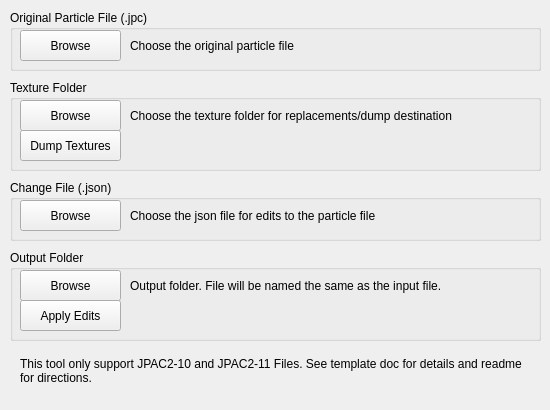
<?xml version="1.0" encoding="UTF-8"?>
<ui version="4.0">
 <class>MainWindow</class>
 <widget class="QMainWindow" name="MainWindow">
  <property name="geometry">
   <rect>
    <x>0</x>
    <y>0</y>
    <width>550</width>
    <height>410</height>
   </rect>
  </property>
  <property name="sizePolicy">
   <sizepolicy hsizetype="Fixed" vsizetype="Fixed">
    <horstretch>0</horstretch>
    <verstretch>0</verstretch>
   </sizepolicy>
  </property>
  <property name="minimumSize">
   <size>
    <width>550</width>
    <height>400</height>
   </size>
  </property>
  <property name="maximumSize">
   <size>
    <width>550</width>
    <height>410</height>
   </size>
  </property>
  <property name="windowTitle">
   <string>JPAC2 Editor</string>
  </property>
  <widget class="QWidget" name="centralwidget">
   <widget class="QGroupBox" name="original_file_gbox">
    <property name="geometry">
     <rect>
      <x>10</x>
      <y>10</y>
      <width>531</width>
      <height>61</height>
     </rect>
    </property>
    <property name="title">
     <string>Original Particle File (.jpc)</string>
    </property>
    <widget class="QPushButton" name="original_file_browse_btn">
     <property name="geometry">
      <rect>
       <x>10</x>
       <y>20</y>
       <width>101</width>
       <height>31</height>
      </rect>
     </property>
     <property name="text">
      <string>Browse</string>
     </property>
    </widget>
    <widget class="QLabel" name="original_file_label">
     <property name="geometry">
      <rect>
       <x>120</x>
       <y>20</y>
       <width>401</width>
       <height>31</height>
      </rect>
     </property>
     <property name="text">
      <string>Choose the original particle file</string>
     </property>
    </widget>
   </widget>
   <widget class="QGroupBox" name="texture_folder_gbox">
    <property name="geometry">
     <rect>
      <x>10</x>
      <y>80</y>
      <width>531</width>
      <height>91</height>
     </rect>
    </property>
    <property name="title">
     <string>Texture Folder</string>
    </property>
    <widget class="QPushButton" name="texture_folder_browse_btn">
     <property name="geometry">
      <rect>
       <x>10</x>
       <y>20</y>
       <width>101</width>
       <height>31</height>
      </rect>
     </property>
     <property name="text">
      <string>Browse</string>
     </property>
    </widget>
    <widget class="QPushButton" name="dump_textures_btn">
     <property name="geometry">
      <rect>
       <x>10</x>
       <y>50</y>
       <width>101</width>
       <height>31</height>
      </rect>
     </property>
     <property name="text">
      <string>Dump Textures</string>
     </property>
    </widget>
    <widget class="QLabel" name="texture_folder_label">
     <property name="geometry">
      <rect>
       <x>120</x>
       <y>20</y>
       <width>401</width>
       <height>31</height>
      </rect>
     </property>
     <property name="text">
      <string>Choose the texture folder for replacements/dump destination</string>
     </property>
    </widget>
    <widget class="QLabel" name="label_3">
     <property name="geometry">
      <rect>
       <x>240</x>
       <y>90</y>
       <width>401</width>
       <height>31</height>
      </rect>
     </property>
     <property name="text">
      <string>Choose the texture folder for replacements/dump destination</string>
     </property>
    </widget>
   </widget>
   <widget class="QGroupBox" name="change_file_gbox">
    <property name="geometry">
     <rect>
      <x>10</x>
      <y>180</y>
      <width>531</width>
      <height>61</height>
     </rect>
    </property>
    <property name="title">
     <string>Change File (.json)</string>
    </property>
    <widget class="QPushButton" name="change_file_browse_btn">
     <property name="geometry">
      <rect>
       <x>10</x>
       <y>20</y>
       <width>101</width>
       <height>31</height>
      </rect>
     </property>
     <property name="text">
      <string>Browse</string>
     </property>
    </widget>
    <widget class="QLabel" name="edit_file_label">
     <property name="geometry">
      <rect>
       <x>120</x>
       <y>20</y>
       <width>401</width>
       <height>31</height>
      </rect>
     </property>
     <property name="text">
      <string>Choose the json file for edits to the particle file</string>
     </property>
    </widget>
   </widget>
   <widget class="QGroupBox" name="ouput_folder_gbox">
    <property name="geometry">
     <rect>
      <x>10</x>
      <y>250</y>
      <width>531</width>
      <height>91</height>
     </rect>
    </property>
    <property name="title">
     <string>Output Folder</string>
    </property>
    <widget class="QPushButton" name="output_folder_browse_btn">
     <property name="geometry">
      <rect>
       <x>10</x>
       <y>20</y>
       <width>101</width>
       <height>31</height>
      </rect>
     </property>
     <property name="text">
      <string>Browse</string>
     </property>
    </widget>
    <widget class="QPushButton" name="apply_edits_btn">
     <property name="geometry">
      <rect>
       <x>10</x>
       <y>50</y>
       <width>101</width>
       <height>31</height>
      </rect>
     </property>
     <property name="text">
      <string>Apply Edits</string>
     </property>
    </widget>
    <widget class="QLabel" name="output_folder_label">
     <property name="geometry">
      <rect>
       <x>120</x>
       <y>20</y>
       <width>401</width>
       <height>31</height>
      </rect>
     </property>
     <property name="text">
      <string>Output folder. File will be named the same as the input file.</string>
     </property>
    </widget>
   </widget>
   <widget class="QLabel" name="notice_label">
    <property name="geometry">
     <rect>
      <x>20</x>
      <y>350</y>
      <width>511</width>
      <height>41</height>
     </rect>
    </property>
    <property name="text">
     <string>This tool only support JPAC2-10 and JPAC2-11 Files. See template doc for details and readme for directions.</string>
    </property>
    <property name="wordWrap">
     <bool>true</bool>
    </property>
   </widget>
  </widget>
  <widget class="QMenuBar" name="menubar">
   <property name="geometry">
    <rect>
     <x>0</x>
     <y>0</y>
     <width>550</width>
     <height>22</height>
    </rect>
   </property>
  </widget>
 </widget>
 <resources/>
 <connections/>
</ui>
